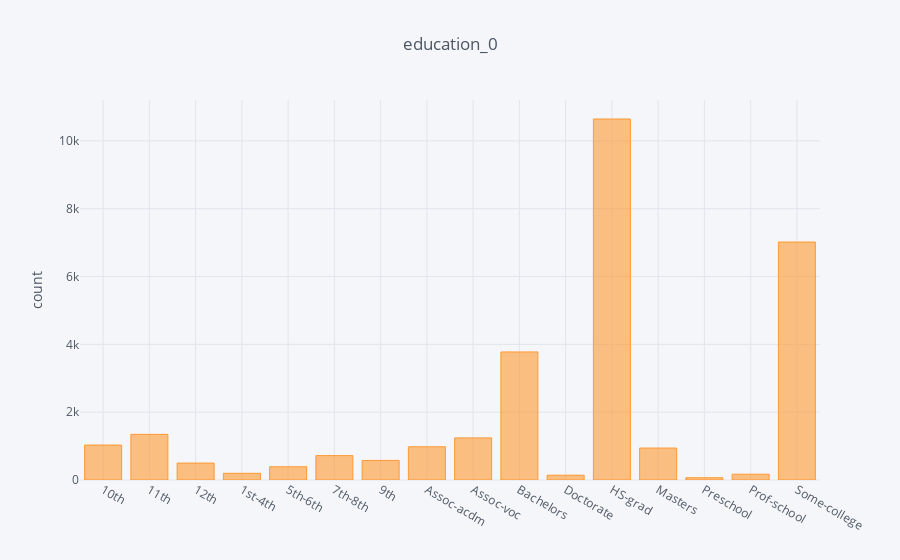

Notebook code cell kept with this figure:
### Code cell
education_0.iplot(kind='bar', yTitle='count', title='education_0',filename='education_0')

### Figure 1 — Plotly figure (JSON) as saved in the notebook; plotly's stock layout.template omitted (floating-point values rounded to 4 significant figures)
{"data": [{"marker": {"color": "rgba(255, 153, 51, 0.6)", "line": {"color": "rgba(255, 153, 51, 1.0)", "width": 1}}, "name": "education", "orientation": "v", "text": "", "type": "bar", "uid": "f9c3e1c8-508b-4d80-ac02-917b5cd1ac22", "x": ["10th", "11th", "12th", "1st-4th", "5th-6th", "7th-8th", "9th", "Assoc-acdm", "Assoc-voc", "Bachelors", "Doctorate", "HS-grad", "Masters", "Preschool", "Prof-school", "Some-college"], "y": [1031, 1346, 499, 197, 390, 719, 577, 980, 1242, 3776, 141, 10646, 942, 67, 171, 7018]}], "layout": {"legend": {"bgcolor": "#F5F6F9", "font": {"color": "#4D5663"}}, "paper_bgcolor": "#F5F6F9", "plot_bgcolor": "#F5F6F9", "title": {"font": {"color": "#4D5663"}, "text": "education_0"}, "xaxis": {"gridcolor": "#E1E5ED", "showgrid": true, "tickfont": {"color": "#4D5663"}, "title": {"font": {"color": "#4D5663"}, "text": ""}, "zerolinecolor": "#E1E5ED"}, "yaxis": {"gridcolor": "#E1E5ED", "showgrid": true, "tickfont": {"color": "#4D5663"}, "title": {"font": {"color": "#4D5663"}, "text": "count"}, "zerolinecolor": "#E1E5ED"}}}
